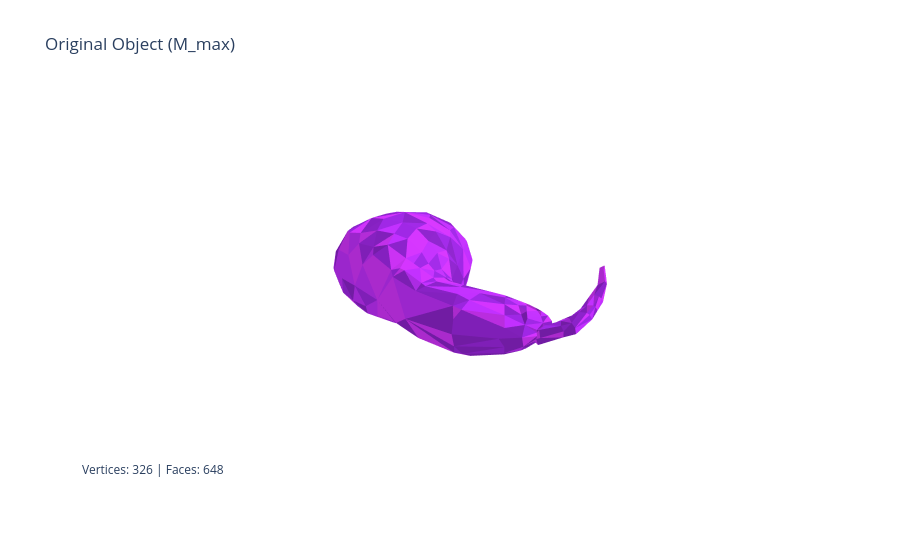
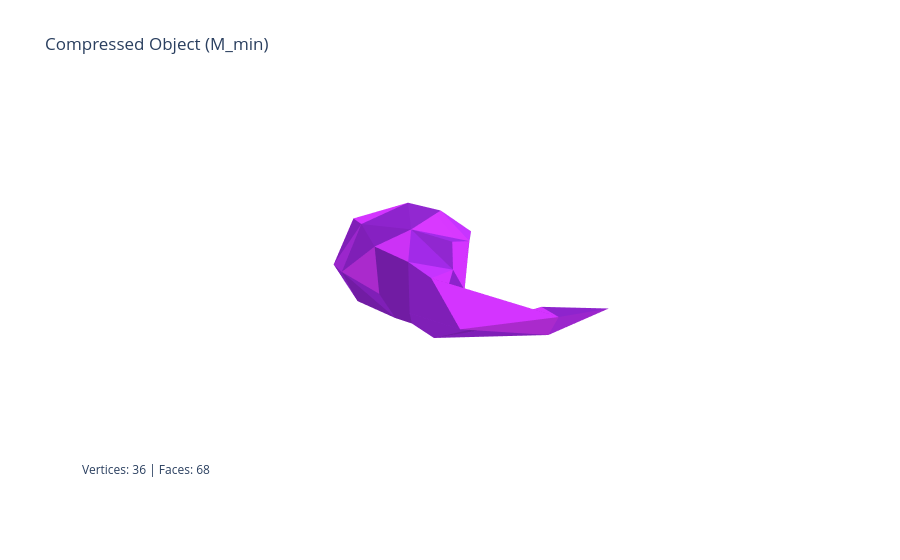

Source (notebook cell) for these figures, in order:
### Markdown cell above
## Loading model

### Code cell
# notebook.ipynb
from MeshObjects import *
from utils import show_obj
import trimesh

obj_path = "./models/gourd.obj"


objref = trimesh.load(obj_path)
objA = AObject3D(objref, "Object A") # M_max
show_obj(objref, "Original Object (M_max)")

objA.compress(0.1, 20)
show_obj(objA.get_last_lod(), "Compressed Object (M_min)")

M_max_prime = objA.decompress() # M_max'
show_obj(M_max_prime, "Reconstructed Object (M_max')")

### Figure 1 — Plotly figure (JSON) as saved in the notebook; plotly's stock layout.template omitted (floating-point values rounded to 4 significant figures; data arrays with more than 128 entries replaced by an {"elided": "..."} marker saying what was removed)
{"data": [{"facecolor": {"elided": "648 str values"}, "flatshading": true, "i": {"elided": "648 int values"}, "j": {"elided": "648 int values"}, "k": {"elided": "648 int values"}, "opacity": 1, "type": "mesh3d", "x": {"elided": "326 float values"}, "y": {"elided": "326 float values"}, "z": {"elided": "326 float values"}}], "layout": {"annotations": [{"showarrow": false, "text": "Vertices: 326 | Faces: 648", "x": 0, "xref": "paper", "y": 0, "yref": "paper"}], "scene": {"xaxis": {"visible": false}, "yaxis": {"visible": false}, "zaxis": {"visible": false}}, "title": {"text": "Original Object (M_max)"}}}

### Figure 2 — Plotly figure (JSON) as saved in the notebook; plotly's stock layout.template omitted (floating-point values rounded to 4 significant figures)
{"data": [{"facecolor": ["#9F27E5", "#8D23CC", "#D434FF", "#9F27E5", "#C230FF", "#8D23CC", "#D434FF", "#8D23CC", "#D434FF", "#8D23CC", "#D434FF", "#8D23CC", "#C230FF", "#C230FF", "#9F27E5", "#8D23CC", "#C230FF", "#D434FF", "#9F27E5", "#9F27E5", "#8D23CC", "#8D23CC", "#9F27E5", "#8D23CC", "#9F27E5", "#8D23CC", "#9F27E5", "#8D23CC", "#C230FF", "#8D23CC", "#D434FF", "#8D23CC", "#9F27E5", "#D434FF", "#D434FF", "#8D23CC", "#9F27E5", "#9F27E5", "#8D23CC", "#8D23CC", "#8D23CC", "#D434FF", "#9F27E5", "#9F27E5", "#9F27E5", "#9F27E5", "#D434FF", "#C230FF", "#C230FF", "#D434FF", "#D434FF", "#9F27E5", "#D434FF", "#D434FF", "#D434FF", "#9F27E5", "#C230FF", "#C230FF", "#C230FF", "#8D23CC", "#8D23CC", "#9F27E5", "#9F27E5", "#8D23CC", "#9F27E5", "#9F27E5", "#8D23CC", "#8D23CC"], "flatshading": true, "i": [5, 5, 7, 11, 12, 9, 15, 15, 13, 13, 9, 16, 16, 15, 20, 23, 26, 30, 31, 28, 28, 28, 12, 30, 18, 31, 30, 32, 21, 32, 33, 30, 26, 23, 2, 6, 34, 34, 30, 3, 3, 7, 7, 3, 8, 15, 15, 7, 32, 19, 15, 25, 29, 2, 2, 1, 19, 2, 1, 35, 25, 22, 22, 22, 23, 20, 26, 26], "j": [8, 9, 9, 5, 5, 13, 16, 14, 14, 17, 17, 19, 18, 19, 22, 2, 23, 29, 24, 10, 4, 11, 11, 12, 31, 28, 33, 21, 24, 27, 27, 27, 27, 21, 1, 30, 3, 14, 6, 34, 10, 12, 5, 4, 14, 17, 7, 15, 31, 33, 30, 11, 11, 23, 20, 0, 32, 0, 35, 1, 28, 24, 21, 25, 26, 23, 25, 29], "k": [4, 8, 5, 4, 11, 8, 14, 17, 8, 14, 13, 18, 14, 16, 0, 21, 27, 26, 28, 34, 10, 4, 29, 29, 34, 34, 19, 31, 31, 21, 32, 33, 30, 27, 21, 15, 14, 18, 12, 10, 4, 6, 12, 14, 4, 9, 6, 9, 18, 32, 19, 28, 25, 20, 0, 21, 18, 35, 0, 2, 24, 21, 0, 24, 22, 22, 22, 25], "opacity": 1, "type": "mesh3d", "x": [-0.2388, -0.3394, -0.2115, -0.5961, -0.1, -0.02006, -0.8486, -0.4469, -0.6584, -0.7894, -0.2583, 0.07611, -0.2509, -0.9619, -0.9587, -1.408, -1.415, -1.387, -0.848, -1.018, 0.301, 0.2089, 0.3398, 0.117, 0.09809, 0.2267, -0.005212, -0.2545, -0.05159, -0.0664, -0.3764, -0.371, -0.6294, -0.6583, -0.3804, -0.5253], "y": [1.31, 1.161, 1.382, -0.6768, -0.991, -1.233, -0.9383, -1.408, -1.233, -1.564, -0.6952, -0.9156, -0.9602, -1.343, -0.6711, -1.018, -0.5304, -1.245, -0.2239, -0.1911, 0.9432, 0.5756, 0.4568, 0.463, 0.1758, -0.07935, 0.04918, 0.3267, -0.2564, -0.501, -0.3373, -0.01834, 0.1156, -0.08272, -0.3518, 1.58], "z": [0.13, 0.2503, 0.3518, -0.912, -0.7028, -0.3013, 0.2398, 0.03031, -0.8746, -0.3088, -0.7924, -0.2054, 0.195, -0.788, -0.9368, -0.06606, -0.1631, -0.5726, -0.6859, 0.0007071, 0.2864, -0.07667, 0.1768, 0.3908, -0.2266, 0.02556, 0.299, 0.2353, -0.498, 0.1972, 0.3196, -0.5182, -0.2639, 0.1791, -0.7462, 0.3618]}], "layout": {"annotations": [{"showarrow": false, "text": "Vertices: 36 | Faces: 68", "x": 0, "xref": "paper", "y": 0, "yref": "paper"}], "scene": {"xaxis": {"visible": false}, "yaxis": {"visible": false}, "zaxis": {"visible": false}}, "title": {"text": "Compressed Object (M_min)"}}}
